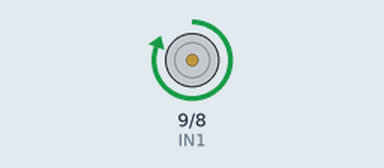
The sketch below on a simulated Arduino Uno, built with avr-gcc and run on an emulated ATmega328P. On the bench: motor-driver pin pairs drawn as motors (green arrow = first pin HIGH = forward, orange = second pin HIGH = backward, longer = more drive, scaled by the enable pin).

Above: at 0.1 s.
At 9.96 s:
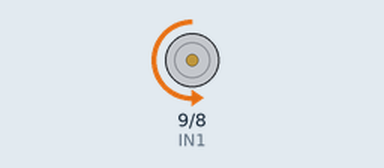
At 19.61 s:
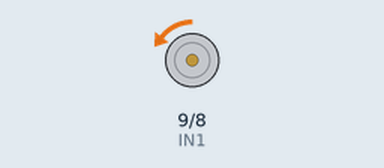
At 38.1 s:
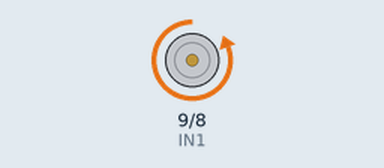
Timing chart, 0 to 40.0 s (numbered marks = the images above):
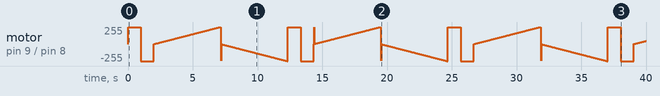

The sketch:

L298.ino
```cpp
void setup() {
  pinMode(9, OUTPUT); //IN1
  pinMode(8, OUTPUT); //IN2
  pinMode(10, OUTPUT); //Enable Pin
}
void loop() {
// Full speed forward
  digitalWrite(9, HIGH);
  digitalWrite(8, LOW);
  digitalWrite(10, HIGH);
  delay(1000);
// Full speed backward
  digitalWrite(9, LOW);
  digitalWrite(8, HIGH);
  digitalWrite(10, HIGH);
  delay(1000);
// 0 to 100% speed in forward mode
  for (int i=0;i<256;i++)
  {   digitalWrite(9, HIGH);
      digitalWrite(8, LOW);
      analogWrite(10, i);
      delay(20);
      }
  delay(50);
// 0 to 100% speed in backward mode
        for (int i=0;i<256;i++)
  {   digitalWrite(9, LOW);
      digitalWrite(8, HIGH);
      analogWrite(10, i);
      delay(20);
      }
        delay(50);
   }
```
